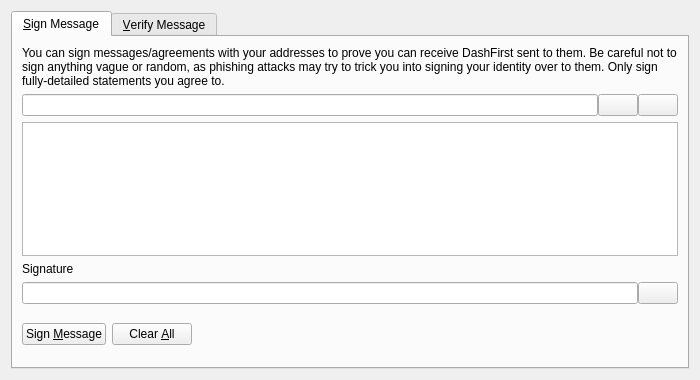
<?xml version="1.0" encoding="UTF-8"?>
<ui version="4.0">
 <class>SignVerifyMessageDialog</class>
 <widget class="QDialog" name="SignVerifyMessageDialog">
  <property name="geometry">
   <rect>
    <x>0</x>
    <y>0</y>
    <width>700</width>
    <height>380</height>
   </rect>
  </property>
  <property name="windowTitle">
   <string>Signatures - Sign / Verify a Message</string>
  </property>
  <property name="modal">
   <bool>true</bool>
  </property>
  <layout class="QVBoxLayout" name="verticalLayout">
   <item>
    <widget class="QTabWidget" name="tabWidget">
     <property name="currentIndex">
      <number>0</number>
     </property>
     <widget class="QWidget" name="tabSignMessage">
      <attribute name="title">
       <string>&amp;Sign Message</string>
      </attribute>
      <layout class="QVBoxLayout" name="verticalLayout_SM">
       <item>
        <widget class="QLabel" name="infoLabel_SM">
         <property name="text">
          <string>You can sign messages/agreements with your addresses to prove you can receive DashFirst sent to them. Be careful not to sign anything vague or random, as phishing attacks may try to trick you into signing your identity over to them. Only sign fully-detailed statements you agree to.</string>
         </property>
         <property name="textFormat">
          <enum>Qt::PlainText</enum>
         </property>
         <property name="wordWrap">
          <bool>true</bool>
         </property>
        </widget>
       </item>
       <item>
        <layout class="QHBoxLayout" name="horizontalLayout_1_SM">
         <property name="spacing">
          <number>0</number>
         </property>
         <item>
          <widget class="QValidatedLineEdit" name="addressIn_SM">
           <property name="toolTip">
            <string>The DashFirst address to sign the message with</string>
           </property>
          </widget>
         </item>
         <item>
          <widget class="QPushButton" name="addressBookButton_SM">
           <property name="toolTip">
            <string>Choose previously used address</string>
           </property>
           <property name="text">
            <string/>
           </property>
           <property name="shortcut">
            <string>Alt+A</string>
           </property>
           <property name="autoDefault">
            <bool>false</bool>
           </property>
          </widget>
         </item>
         <item>
          <widget class="QPushButton" name="pasteButton_SM">
           <property name="toolTip">
            <string>Paste address from clipboard</string>
           </property>
           <property name="text">
            <string/>
           </property>
           <property name="shortcut">
            <string>Alt+P</string>
           </property>
           <property name="autoDefault">
            <bool>false</bool>
           </property>
          </widget>
         </item>
        </layout>
       </item>
       <item>
        <widget class="QPlainTextEdit" name="messageIn_SM">
         <property name="toolTip">
          <string>Enter the message you want to sign here</string>
         </property>
        </widget>
       </item>
       <item>
        <widget class="QLabel" name="signatureLabel_SM">
         <property name="text">
          <string>Signature</string>
         </property>
         <property name="textFormat">
          <enum>Qt::PlainText</enum>
         </property>
        </widget>
       </item>
       <item>
        <layout class="QHBoxLayout" name="horizontalLayout_2_SM">
         <property name="spacing">
          <number>0</number>
         </property>
         <item>
          <widget class="QLineEdit" name="signatureOut_SM">
           <property name="font">
            <font>
             <italic>true</italic>
            </font>
           </property>
           <property name="readOnly">
            <bool>true</bool>
           </property>
          </widget>
         </item>
         <item>
          <widget class="QPushButton" name="copySignatureButton_SM">
           <property name="toolTip">
            <string>Copy the current signature to the system clipboard</string>
           </property>
           <property name="text">
            <string/>
           </property>
           <property name="autoDefault">
            <bool>false</bool>
           </property>
          </widget>
         </item>
        </layout>
       </item>
       <item>
        <layout class="QHBoxLayout" name="horizontalLayout_3_SM">
         <item>
          <widget class="QPushButton" name="signMessageButton_SM">
           <property name="toolTip">
            <string>Sign the message to prove you own this DashFirst address</string>
           </property>
           <property name="text">
            <string>Sign &amp;Message</string>
           </property>
           <property name="autoDefault">
            <bool>false</bool>
           </property>
          </widget>
         </item>
         <item>
          <widget class="QPushButton" name="clearButton_SM">
           <property name="toolTip">
            <string>Reset all sign message fields</string>
           </property>
           <property name="text">
            <string>Clear &amp;All</string>
           </property>
           <property name="autoDefault">
            <bool>false</bool>
           </property>
          </widget>
         </item>
         <item>
          <spacer name="horizontalSpacer_1_SM">
           <property name="orientation">
            <enum>Qt::Horizontal</enum>
           </property>
           <property name="sizeHint" stdset="0">
            <size>
             <width>40</width>
             <height>48</height>
            </size>
           </property>
          </spacer>
         </item>
         <item>
          <widget class="QLabel" name="statusLabel_SM">
           <property name="font">
            <font>
             <weight>75</weight>
             <bold>true</bold>
            </font>
           </property>
           <property name="text">
            <string/>
           </property>
           <property name="wordWrap">
            <bool>true</bool>
           </property>
          </widget>
         </item>
         <item>
          <spacer name="horizontalSpacer_2_SM">
           <property name="orientation">
            <enum>Qt::Horizontal</enum>
           </property>
           <property name="sizeHint" stdset="0">
            <size>
             <width>40</width>
             <height>48</height>
            </size>
           </property>
          </spacer>
         </item>
        </layout>
       </item>
      </layout>
     </widget>
     <widget class="QWidget" name="tabVerifyMessage">
      <attribute name="title">
       <string>&amp;Verify Message</string>
      </attribute>
      <layout class="QVBoxLayout" name="verticalLayout_VM">
       <item>
        <widget class="QLabel" name="infoLabel_VM">
         <property name="text">
          <string>Enter the receiver's address, message (ensure you copy line breaks, spaces, tabs, etc. exactly) and signature below to verify the message. Be careful not to read more into the signature than what is in the signed message itself, to avoid being tricked by a man-in-the-middle attack. Note that this only proves the signing party receives with the address, it cannot prove sendership of any transaction!</string>
         </property>
         <property name="textFormat">
          <enum>Qt::PlainText</enum>
         </property>
         <property name="alignment">
          <set>Qt::AlignLeading|Qt::AlignLeft|Qt::AlignTop</set>
         </property>
         <property name="wordWrap">
          <bool>true</bool>
         </property>
        </widget>
       </item>
       <item>
        <layout class="QHBoxLayout" name="horizontalLayout_1_VM">
         <property name="spacing">
          <number>0</number>
         </property>
         <item>
          <widget class="QValidatedLineEdit" name="addressIn_VM">
           <property name="toolTip">
            <string>The DashFirst address the message was signed with</string>
           </property>
          </widget>
         </item>
         <item>
          <widget class="QPushButton" name="addressBookButton_VM">
           <property name="toolTip">
            <string>Choose previously used address</string>
           </property>
           <property name="text">
            <string/>
           </property>
           <property name="shortcut">
            <string>Alt+A</string>
           </property>
           <property name="autoDefault">
            <bool>false</bool>
           </property>
          </widget>
         </item>
        </layout>
       </item>
       <item>
        <widget class="QPlainTextEdit" name="messageIn_VM"/>
       </item>
       <item>
        <widget class="QValidatedLineEdit" name="signatureIn_VM"/>
       </item>
       <item>
        <layout class="QHBoxLayout" name="horizontalLayout_2_VM">
         <item>
          <widget class="QPushButton" name="verifyMessageButton_VM">
           <property name="toolTip">
            <string>Verify the message to ensure it was signed with the specified DashFirst address</string>
           </property>
           <property name="text">
            <string>Verify &amp;Message</string>
           </property>
           <property name="autoDefault">
            <bool>false</bool>
           </property>
          </widget>
         </item>
         <item>
          <widget class="QPushButton" name="clearButton_VM">
           <property name="toolTip">
            <string>Reset all verify message fields</string>
           </property>
           <property name="text">
            <string>Clear &amp;All</string>
           </property>
           <property name="autoDefault">
            <bool>false</bool>
           </property>
          </widget>
         </item>
         <item>
          <spacer name="horizontalSpacer_1_VM">
           <property name="orientation">
            <enum>Qt::Horizontal</enum>
           </property>
           <property name="sizeHint" stdset="0">
            <size>
             <width>40</width>
             <height>48</height>
            </size>
           </property>
          </spacer>
         </item>
         <item>
          <widget class="QLabel" name="statusLabel_VM">
           <property name="font">
            <font>
             <weight>75</weight>
             <bold>true</bold>
            </font>
           </property>
           <property name="text">
            <string/>
           </property>
           <property name="wordWrap">
            <bool>true</bool>
           </property>
          </widget>
         </item>
         <item>
          <spacer name="horizontalSpacer_2_VM">
           <property name="orientation">
            <enum>Qt::Horizontal</enum>
           </property>
           <property name="sizeHint" stdset="0">
            <size>
             <width>40</width>
             <height>48</height>
            </size>
           </property>
          </spacer>
         </item>
        </layout>
       </item>
      </layout>
     </widget>
    </widget>
   </item>
  </layout>
 </widget>
 <customwidgets>
  <customwidget>
   <class>QValidatedLineEdit</class>
   <extends>QLineEdit</extends>
   <header>qvalidatedlineedit.h</header>
  </customwidget>
 </customwidgets>
 <resources>
  <include location="../dashfirst.qrc"/>
 </resources>
 <connections/>
</ui>
